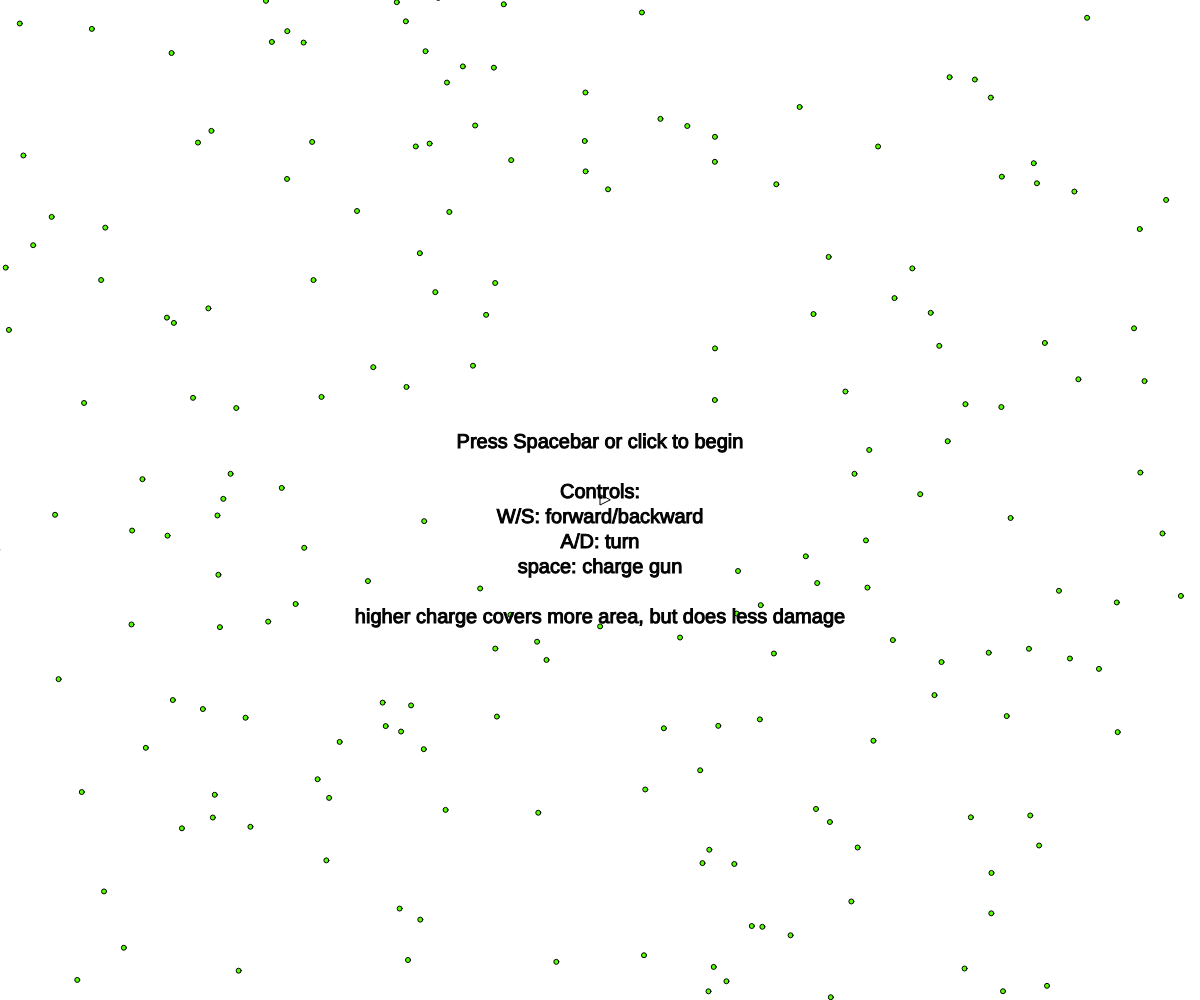
Frame 1 (no input)
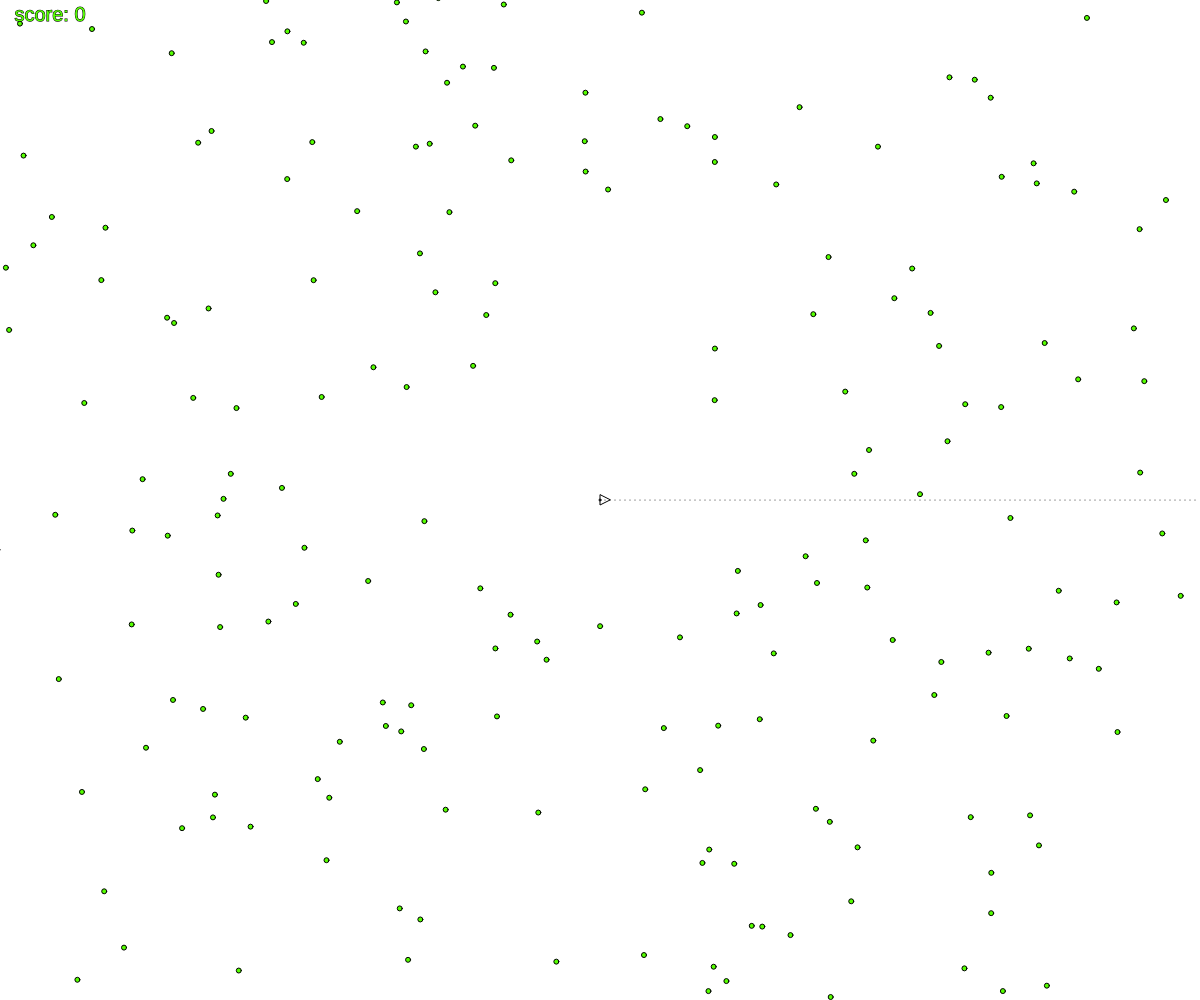
Frame 2 (the mouse pressed at the canvas centre, redrawn once)

The p5.js sketch that drew these frames (run headless with seeded random() and noise() and a simulated clock; the mouse was pressed at the canvas centre and the sketch redrawn once):

// p5.js sketch
// ── sketch.js
function pointInPolygon(x, y, vs)  {
    // ray-casting algorithm based on
    // http://www.ecse.rpi.edu/Homepages/wrf/Research/Short_Notes/pnpoly.html
    var inside = false;
    for (var i = 0, j = vs.length - 1; i < vs.length; j = i++) {
        var xi = vs[i][0], yi = vs[i][1];
        var xj = vs[j][0], yj = vs[j][1];

        var intersect = ((yi > y) != (yj > y)) && (x < (xj - xi) * (y - yi) / (yj - yi) + xi);
        if (intersect) inside = !inside;
    }

    return inside;
}
function setup() {
  createCanvas(windowWidth, windowHeight);
  frameRate(60);

  waitTimer = 3;

  charge = 0;
  chargeMax = 100;
  chargeRate = 1;

  playerX = width/2;
  playerY = height/2;
  playerSize = 10;
  playerSpeed = 1;

  angle = 0;
  enemySpeed = 0.1;
  enemySize = 5;

  cameraOffset = {
    "x":0,
    "y":0
  };

  border = {
    "top":height * 0.25,
    "bottom":height * 0.75,
    "left":width * 0.25,
    "right":width * 0.75
  };

  enemies = [];
  for(let i = 0, r1 = 100, r2 = 2000; i < 1000; i++){
    let a = random(0,TWO_PI);
    append(enemies,{
      "x":playerX + cos(a) * random(r1,r2),
      "y":playerY + sin(a) * random(r1,r2),
      "s":enemySize,
      "health":100,
      "dead":false
    });
  }

  score = 0;
  started = false;
  textSize(20);
  textAlign(CENTER, CENTER);
  colorMode(HSB);
 	noLoop();
}

function draw() {
  background(220);
  if(frameCount > 1){
    if(keyIsDown(16)) playerSpeed = 0.25;
    else playerSpeed = 1.0;

    // Player Motion
    if(keyIsPressed){
      if(keyIsDown(65)){ // A
        angle -= playerSpeed / 10;
      }
      if(keyIsDown(68)){ // D
        angle += playerSpeed / 10;
      }

      if(keyIsDown(87)){ // W
        playerX += cos(angle) * playerSpeed;
        playerY += sin(angle) * playerSpeed;
      }
      if(keyIsDown(83)){ // S
        playerX -= cos(angle) * playerSpeed;
        playerY -= sin(angle) * playerSpeed;
      }
    }

    // Screen Motion
    if(playerX < border.left){ // near the left edge
      if(keyIsDown(87)){
        playerX -= cos(angle) * playerSpeed;
        playerY -= sin(angle) * playerSpeed;
        cameraOffset.x -= cos(angle) * playerSpeed;
        cameraOffset.y -= sin(angle) * playerSpeed;
      }
      else if(keyIsDown(83)){
        playerX += cos(angle) * playerSpeed;
        playerY += sin(angle) * playerSpeed;
        cameraOffset.x += cos(angle) * playerSpeed;
        cameraOffset.y += sin(angle) * playerSpeed;
      }
    }
    if(playerX > border.right){ // near the right edge
      if(keyIsDown(87)){
        playerX -= cos(angle) * playerSpeed;
        playerY -= sin(angle) * playerSpeed;
        cameraOffset.x -= cos(angle) * playerSpeed;
        cameraOffset.y -= sin(angle) * playerSpeed;
      }
      else if(keyIsDown(83)){
        playerX += cos(angle) * playerSpeed;
        playerY += sin(angle) * playerSpeed;
        cameraOffset.x += cos(angle) * playerSpeed;
        cameraOffset.y += sin(angle) * playerSpeed;
      }
    }
    if(playerY < border.top){ // near the top edge
      if(keyIsDown(87)){
        playerX -= cos(angle) * playerSpeed;
      	playerY -= sin(angle) * playerSpeed;
        cameraOffset.y -= sin(angle) * playerSpeed;
        cameraOffset.x -= cos(angle) * playerSpeed;
      }
      else if(keyIsDown(83)){
        playerX += cos(angle) * playerSpeed;
        playerY += sin(angle) * playerSpeed;
        cameraOffset.y += sin(angle) * playerSpeed;
        cameraOffset.x += cos(angle) * playerSpeed;
      }
    }
    if(playerY > border.bottom){ // near the bottom edge
      if(keyIsDown(87)){
        playerX -= cos(angle) * playerSpeed;
      	playerY -= sin(angle) * playerSpeed;
        cameraOffset.y -= sin(angle) * playerSpeed;
        cameraOffset.x -= cos(angle) * playerSpeed;
      }
      else if(keyIsDown(83)){
        playerX += cos(angle) * playerSpeed;
        playerY += sin(angle) * playerSpeed;
        cameraOffset.y += sin(angle) * playerSpeed;
        cameraOffset.x += cos(angle) * playerSpeed;
      }
    }


    ///////////////////////////
    /// Draw World Elements ///
    ///////////////////////////

    translate(cameraOffset.x,cameraOffset.y);

    // Draw enemies
    swarm();
    enemies.forEach(e => {
      if(!e.dead){
        fill(e.health,127,127);
      	ellipse(e.x,e.y,e.s);
      }
    });


    /////////////////////////////
    /// Draw Static Elements ///
    /////////////////////////////

    translate(-cameraOffset.x,-cameraOffset.y);
    text("score: "+score,50,15);

    // Draw gun shot
    fill("white");
    stroke("black");
    if(mouseIsPressed || (keyIsPressed && keyIsDown(32))){
      if(charge < chargeMax){
        charge += chargeRate;
      }
    }
    else{
      if(charge > 0){
        let x1 = playerX + cos(angle+HALF_PI) * charge/2;
        let y1 = playerY + sin(angle+HALF_PI) * charge/2;
        let x2 = playerX + cos(angle-HALF_PI) * charge/2;
        let y2 = playerY + sin(angle-HALF_PI) * charge/2;
        let x3_ = playerX + cos(angle) * 1000;
        let y3_ = playerY + sin(angle) * 1000;
        let x3 = x3_ + cos(angle+HALF_PI) * charge/2;
        let y3 = y3_ + sin(angle+HALF_PI) * charge/2;
        let x4 = x3_ + cos(angle-HALF_PI) * charge/2;
        let y4 = y3_ + sin(angle-HALF_PI) * charge/2;

        quad(x1,y1,x2,y2,x4,y4,x3,y3);
        kill();
        charge = 0;
      }
    }

    // Draw player
    triangle(
      playerX + cos(angle) * playerSize,
      playerY + sin(angle) * playerSize,
      playerX + cos(angle+HALF_PI) * playerSize/2,
      playerY + sin(angle+HALF_PI) * playerSize/2,
      playerX + cos(angle-HALF_PI) * playerSize/2,
      playerY + sin(angle-HALF_PI) * playerSize/2
    );


    // Draw dotted line for aiming
    for(let x = playerX, y = playerY; x < width && y < height && x > 0 && y > 0; x += cos(angle) * 5, y += sin(angle) * 5){
      point(x,y);
    }


    // Draw charge bubble
    noFill();
    ellipse(playerX,playerY,charge);
    fill("white");
  }
  else{
    // Pre-game screen
    fill("white");
    stroke("black");
    triangle(
      playerX + cos(angle) * playerSize,
      playerY + sin(angle) * playerSize,
      playerX + cos(angle+HALF_PI) * playerSize/2,
      playerY + sin(angle+HALF_PI) * playerSize/2,
      playerX + cos(angle-HALF_PI) * playerSize/2,
      playerY + sin(angle-HALF_PI) * playerSize/2
    );
    enemies.forEach(e => {
      fill(100,127,127);
      ellipse(e.x,e.y,e.s);
    });

    fill("black");
    stroke("black");
    text("Press Spacebar or click to begin\n\nControls:\n"+
         "W/S: forward/backward\n"+
         "A/D: turn\nspace: charge gun"+
         "\n\n"+
         "higher charge covers more area, but does less damage",width/2,height/2 + 30);

  }
}

function keyPressed(){
  if(keyCode == 32 && !started){
    started = true;
    loop();
  }
}

function mousePressed(){
  if(!started){
    start = true;
  	loop();
  }
}

function swarm(){
  enemies.forEach(e => {
    if(!e.dead){
      let x = playerX - cameraOffset.x;
      let y = playerY - cameraOffset.y;

      let a = atan2(e.y - y, e.x - x);
      e.x += cos(a+PI) * enemySpeed;
      e.y += sin(a+PI) * enemySpeed;
	  // holding ctrl makes you invulnerable
      if(dist(e.x,e.y,x,y) < playerSize/2 && !keyIsDown(17)){
        noLoop();
        stroke("red");
        fill("red");
        text("Game Over",(width/2) - cameraOffset.x,(height/2) - cameraOffset.y);
      }
    }
  });
}

function kill(){
  let x1 = playerX + cos(angle+HALF_PI) * ((charge/2) + enemySize);
	let y1 = playerY + sin(angle+HALF_PI) * ((charge/2) + enemySize);
  let x2 = playerX + cos(angle-HALF_PI) * ((charge/2) + enemySize);
  let y2 = playerY + sin(angle-HALF_PI) * ((charge/2) + enemySize);
  let x3_ = playerX + cos(angle) * 1000;
  let y3_ = playerY + sin(angle) * 1000;
  let x3 = x3_ + cos(angle+HALF_PI) * ((charge/2) - enemySize);
  let y3 = y3_ + sin(angle+HALF_PI) * ((charge/2) - enemySize);
  let x4 = x3_ + cos(angle-HALF_PI) * ((charge/2) - enemySize);
  let y4 = y3_ + sin(angle-HALF_PI) * ((charge/2) - enemySize);
  enemies.forEach((e,i) => {
    if(!e.dead){
      let inBlast = pointInPolygon(e.x,e.y,[
        [x1 - cameraOffset.x, y1 - cameraOffset.y],
        [x2 - cameraOffset.x, y2 - cameraOffset.y],
        [x3 - cameraOffset.x, y3 - cameraOffset.y],
        [x4 - cameraOffset.x, y4 - cameraOffset.y]
      ]);
      if(inBlast){
        e.health -= 110 - (charge/2);
        if(e.health <= 0){
        	e.dead = true;
        	enemySpeed += 0.01;
          score++;
        }
      }
    }
  });
}
